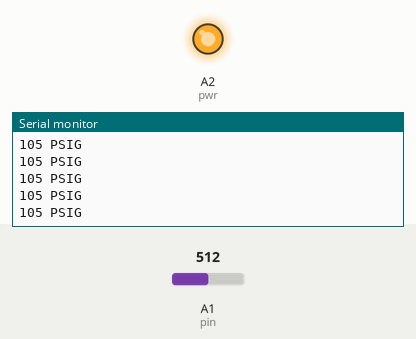
The sketch below on a simulated Arduino Uno, built with avr-gcc and run on an emulated ATmega328P. Parts: output pins drawn as LEDs (lit = HIGH), the last lines printed to the serial monitor. The test bench sets the inputs (shaded band); at power-on: A1 (pin) = 512.

Above: at 1.2 s.
1.3 s: A1 (pin) set to 479
At 2.4 s:
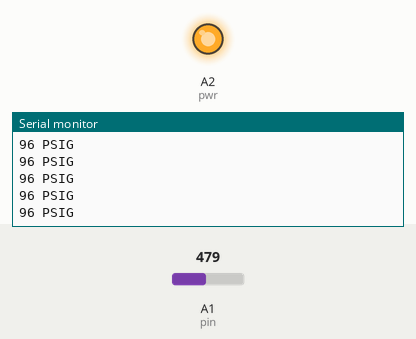
4.3 s: A1 (pin) set to 148
At 5.1 s:
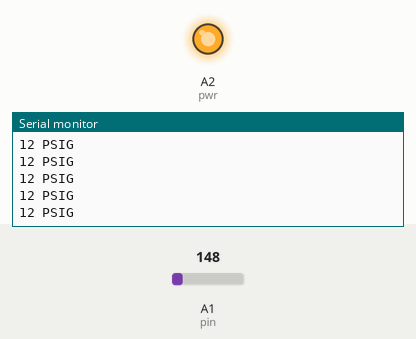
5.8 s: A1 (pin) set to 132
At 6.5 s:
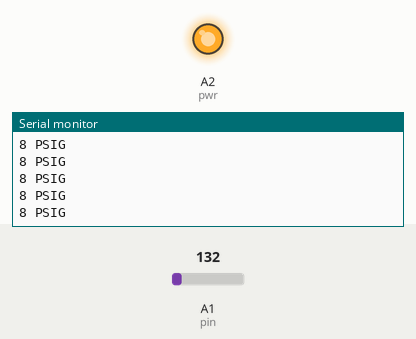
Timing chart, 0 to 8.8 s (numbered marks = the images above; inputs shaded):
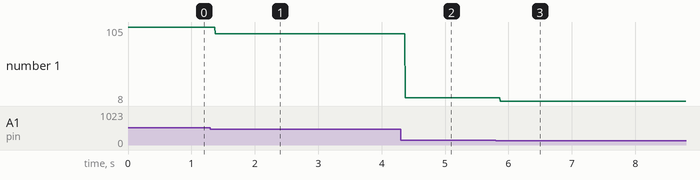

Measured:
- after the input at 1.3 s, the serial monitor: prints a new line after 0.08 s (image 1)
- after the input at 4.3 s, the serial monitor: prints a new line after 0.07 s (image 2)
- after the input at 5.8 s, the serial monitor: prints a new line after 0.07 s (image 3)
- plotted number 1: 105 → 96 after the input at 1.3 s, 96 → 12 after the input at 4.3 s, 12 → 8 after the input at 5.8 s

The sketch:

Pressure-Reading.ino
```cpp
const int pwr = A2;
const int gnd = A0;
const int pin = A1;

void setup() {
  pinMode(pwr, OUTPUT);
  pinMode(gnd, OUTPUT);
  pinMode(pin, INPUT);

  digitalWrite(gnd, LOW);
  digitalWrite(pwr, HIGH);

  Serial.begin(9600);
}

void loop() {
  int psi = .255*(analogRead(pin)) - 25.427; //experimental
  Serial.print(psi);
  Serial.print(" PSIG\n");
}
```
